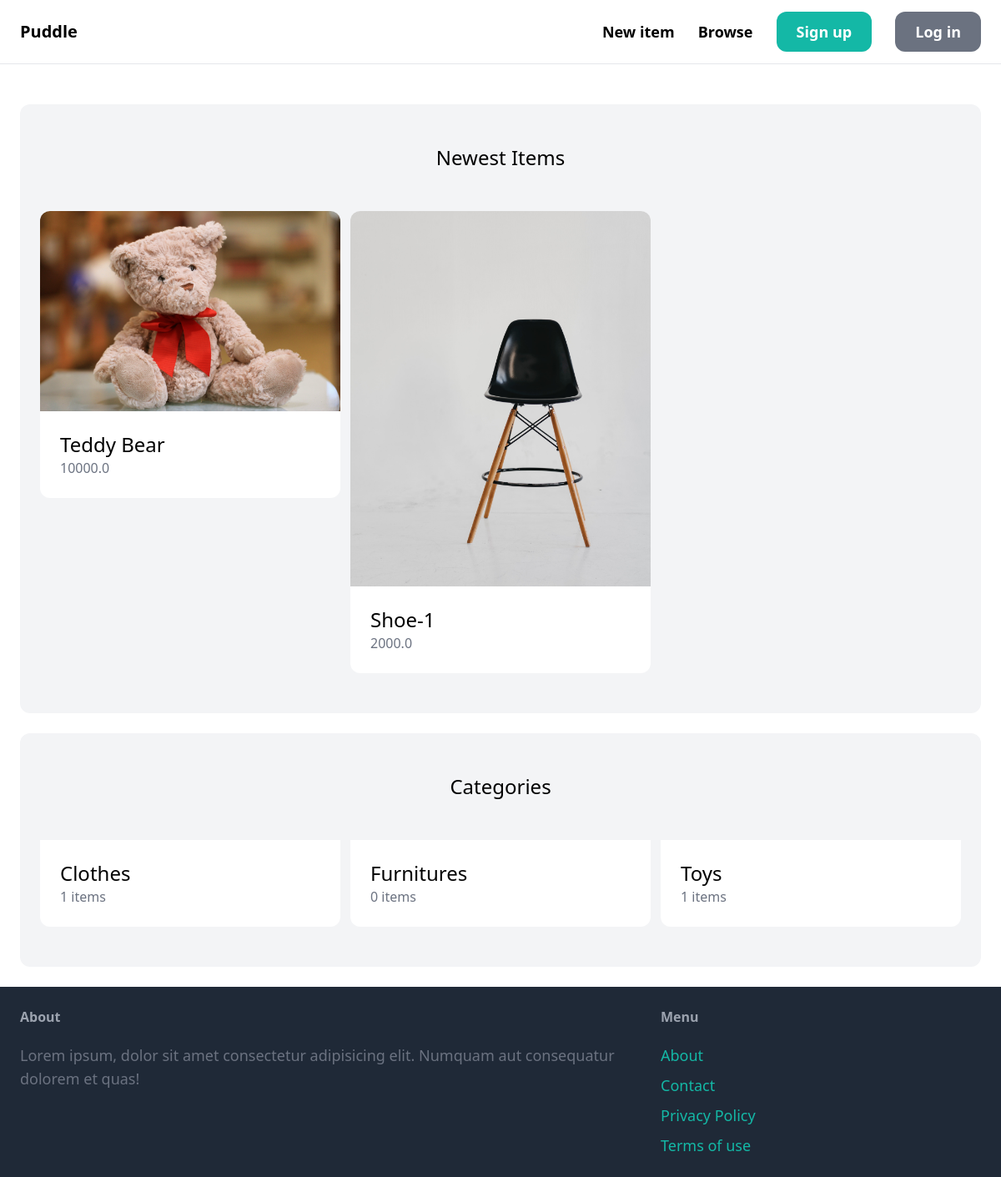
The app's page /, older data.
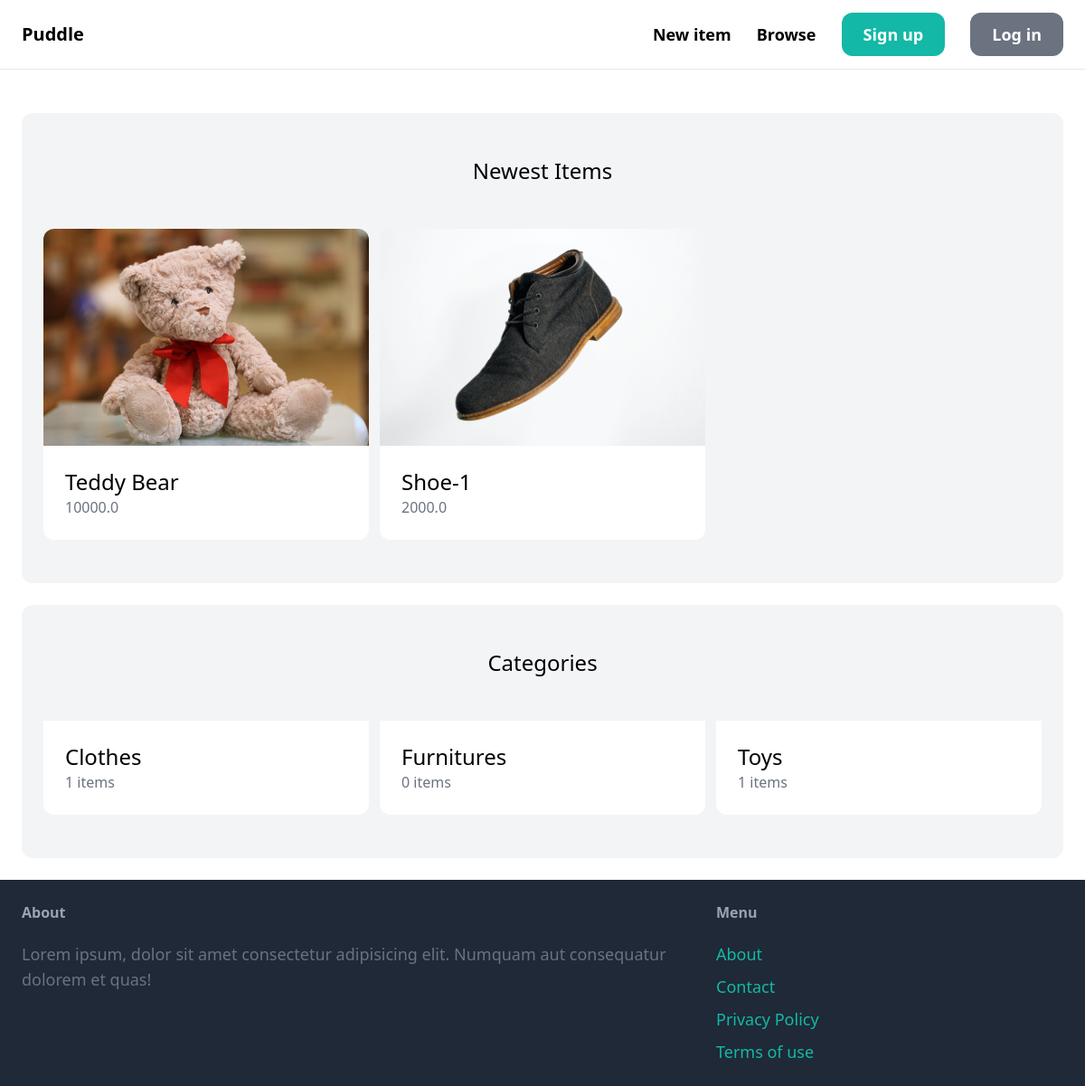
The same page, newer data.
### item/models.py (models this page shows, shortened)
class Item(models.Model):
  name = models.CharField(max_length=255)
  description = models.TextField(blank=True,null=True)
  price = models.FloatField()
  image = models.ImageField(upload_to='item_images',blank=True,null=True)
  is_sold = models.BooleanField(default=False)
  created_at= models.DateTimeField(auto_now_add=True)
  created_by = models.ForeignKey(User,related_name="items",on_delete=models.CASCADE)
  category = models.ForeignKey(Category,related_name="items",on_delete=models.CASCADE)

### core/views.py (the view)
# urls.py: path("", views.index, name="index"),
def index(request):
    items = Item.objects.filter(is_sold=False)[0:6]
    categories = Category.objects.all()
    return render(
        request, "core/index.html", {"categories": categories, "items": items}
    )

### core/templates/core/index.html (shortened to what this page needs)
{% extends "core/base.html" %}
{% block content %}
  <div class="mt-6 px-6 py-12 bg-gray-100 rounded-xl">
    <h2 class="mb-12 text-2xl text-center">Newest Items</h2>
    <div class="grid grid-cols-3 gap-3">
      {% for item in items %}
        <div>
          <a href="{% url 'item:detail' item.id %}">
            <div>
              <img src="{{ item.image.url }}" alt="{{ item.name }}" class="rounded-t-xl">
            </div>
            <div class="p-6 bg-white rounded-b-xl">
              <h2 class="text-2xl">{{ item.name }}</h2>
              <p class="text-gray-500">{{ item.price }}</p>
            </div>
          </a>
        </div>
      {% endfor %}
    </div>
  </div>
  <div class="mt-6 px-6 py-12 bg-gray-100 rounded-xl">
    <h2 class="mb-12 text-2xl text-center">Categories</h2>
    <div class="grid grid-cols-3 gap-3">
      {% for category in categories %}
        <div>
          <a href="#">
            <div class="p-6 bg-white rounded-b-xl">
              <h2 class="text-2xl">{{ category.name }}</h2>
              <p class="text-gray-500">{{ category.items.count }} items</p>
            </div>
          </a>
        </div>
      {% endfor %}
    </div>
  </div>
{% endblock content %}

Row changes from the older to the newer data that the page shows:
changed Item "Shoe-1": image: a different picture
